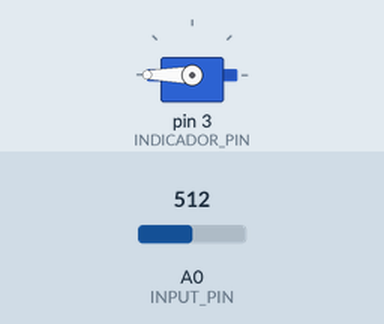
The sketch below on a simulated Arduino Uno, built with avr-gcc and run on an emulated ATmega328P. Parts: servo. The inputs (shaded band) are chosen by the test bench; at power-on: A0 (INPUT_PIN) = 512. What the sketch prints to the serial monitor is not drawn.

Above: at 0.1 s.
At 1.26 s:
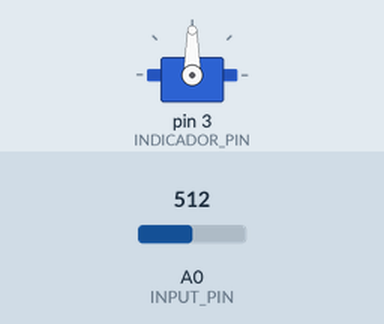
1.3 s: A0 (INPUT_PIN) set to 716
At 2.2 s:
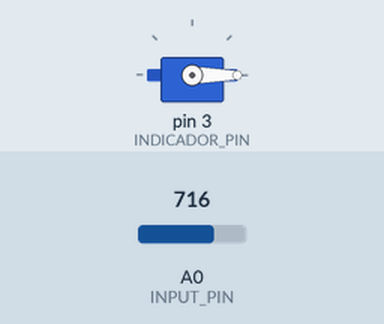
Timing chart, 0 to 4.3 s (numbered marks = the images above; inputs shaded):
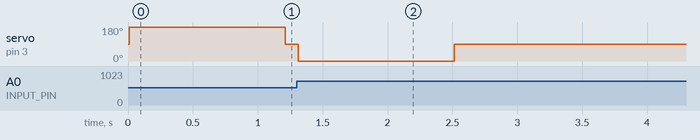

The sketch:

ruka.ino
```cpp
#include <Servo.h>

#define BAUD_RATE 115200
#define INPUT_PIN A0
#define INDICADOR_PIN 3
#define THRESHOLD_VALUE 15


#define TEMPO_FECHAR 1200  // Tempo exato para fechar mão considerando o estresse máximo no fio do dedo indicador.
#define TEMPO_ABRIR  1200

int estado = 0; // 0 = Mão Fechada, 1 = Mão Aberta (Começa aberta) Vale notar que ele sempre começa invertido, ou seja, caso o estado esteja como 1, ele iniciará como 0

Servo myServo;

void setup() {
  Serial.begin(BAUD_RATE);
  myServo.attach(INDICADOR_PIN);
  myServo.write(90);

}

void loop() {
  static unsigned long servoStartTime = 0;
  static bool servoRunning = false;
  static unsigned long tempoAtualMovimento = 0;

  // Leitura e Filtro
  float sensor_value = analogRead(INPUT_PIN);
  float signal = Filter(sensor_value);

  // Serial Plotter
  Serial.print(sensor_value);
  Serial.print(",");
  Serial.print(signal);
  Serial.print(",");
  Serial.println(estado * 10); // Visualização do estado para realizar a calibragem do sensor

  // Lógica de Movimento
  if (signal > THRESHOLD_VALUE && !servoRunning) {

    // SE ESTIVER ABERTA -> VAI FECHAR
    if (estado == 1){
      myServo.write(0);           // Maior velocidade possível para a rotação no sentido antihorário
      servoStartTime = millis();
      servoRunning = true;
      tempoAtualMovimento = TEMPO_FECHAR; // Usa o primeiro valor
      estado = 0;                  // Muda o estado para fechada
    }
    // SE ESTIVER FECHADA -> VAI ABRIR (RESET)
    else if (estado == 0){
      myServo.write(180);          // Velocidade de abertura (Volta) Maior velocidade possível para rotação no sentido horário
      servoStartTime = millis();
      servoRunning = true;
      tempoAtualMovimento = TEMPO_ABRIR;  // Existem dois valores diferentes caso seja necessário realizar algum tipo de ajuste específico.
      estado = 1;                  // Muda o estado para aberto
    }
  }

  // Parada baseada no tempo definido para O MOVIMENTO ATUAL
  if (servoRunning && millis() - servoStartTime >= tempoAtualMovimento) {
    myServo.write(90);           // Para o servo
    servoRunning = false;
  }
}

// Filtro digital (código fornecido pela fabricante)
float Filter(float input) {
    float output = input;
    {
        static float z1, z2;
        float x = output - (-0.73945727*z1 )- (0.59923508*z2);
        output = 0.00223489*x + (0.00446978*z1 )+ (0.00223489*z2);
        z2 = z1;
        z1 = x;
    }
    {
        static float z1, z2;
        float x = output - (-1.03789224*z1 )- (0.64082390*z2);
        output = 1.00000000*x + (2.00000000*z1 )+ (1.00000000*z2);
        z2 = z1;
        z1 = x;
    }
    {
        static float z1, z2;
        float x = output - (-0.59186255*z1 )- (0.80647974*z2);
        output = 1.00000000*x + (-2.00000000*z1 )+ (1.00000000*z2);
        z2 = z1;
        z1 = x;
    }
    {
        static float z1, z2;
        float x = output - (-1.33318587*z1 )- (0.85392964*z2);
        output = 1.00000000*x + (-2.00000000*z1 )+ (1.00000000*z2);
        z2 = z1;
        z1 = x;
    }
    return output;
}
```

Measured:
- after the input at 1.3 s, servo on pin 3 (INDICADOR_PIN): 90° → 0° at once, → 90° 1.2 s later
